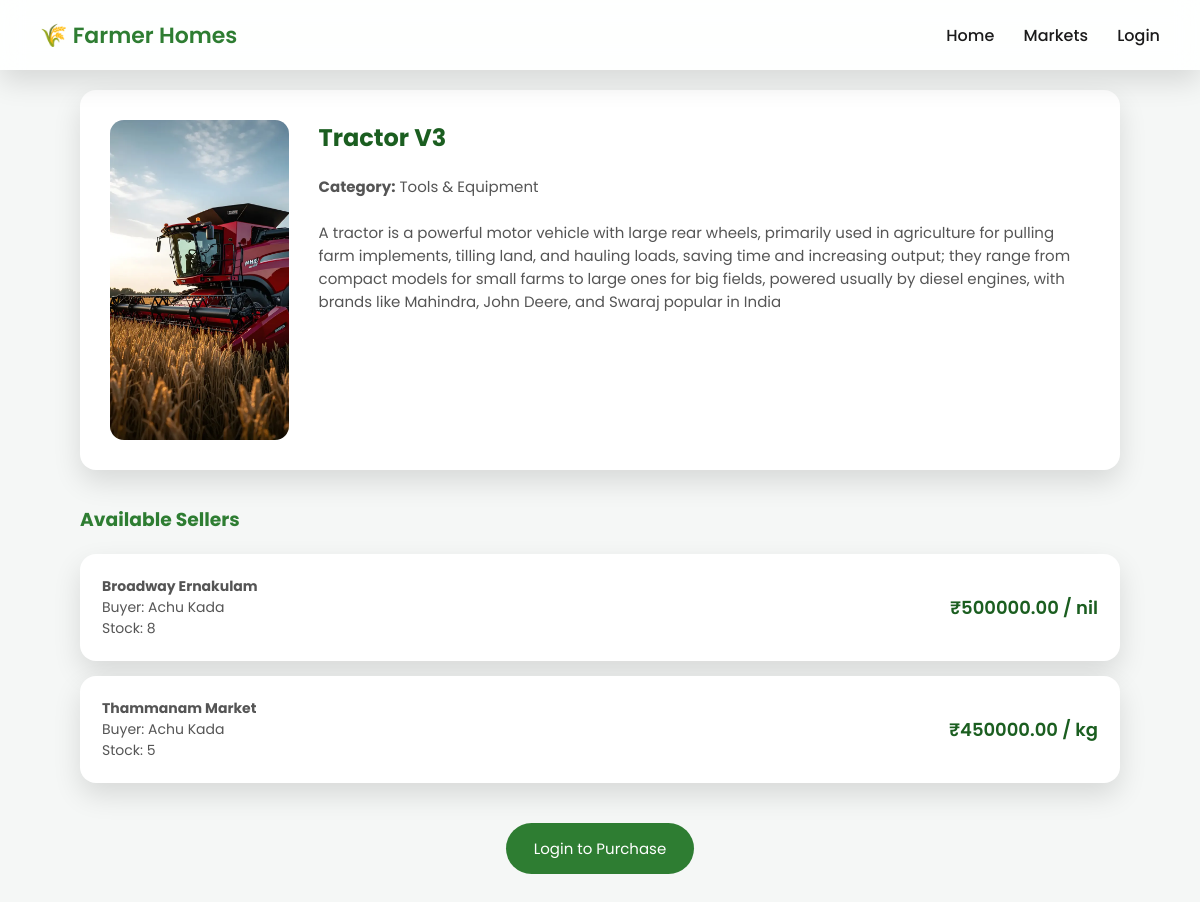
The app's page /products/detail/7/, older data.
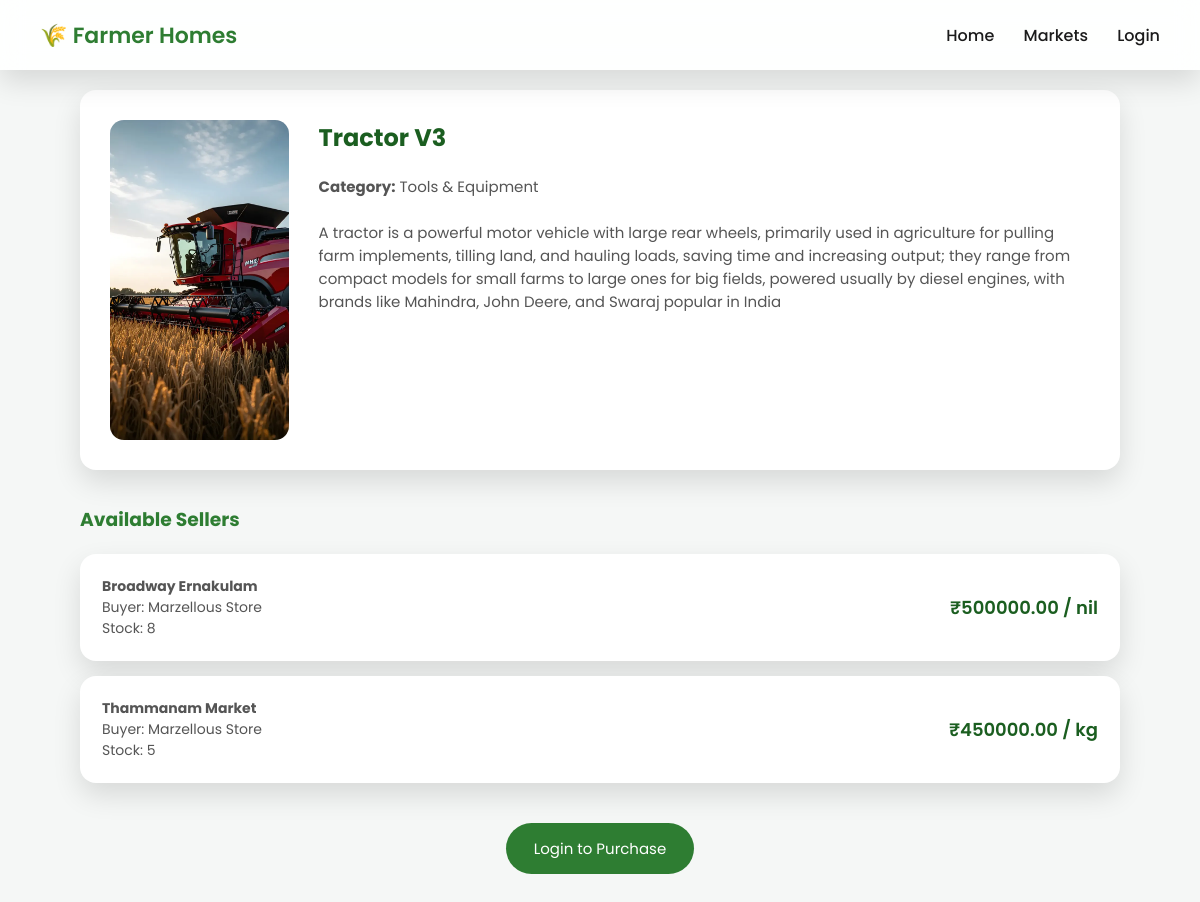
The same page, newer data.
### buyersapp/models.py (models this page shows, shortened)
class BuyerSellProduct(models.Model):
    buyer = models.ForeignKey(
        BuyerProfile,
        on_delete=models.CASCADE,
        related_name="shop_products"
    )
    market = models.ForeignKey(
    Market,
    on_delete=models.CASCADE,
    related_name="buyer_sell_products"
    )
    product = models.ForeignKey(
        Product,
        on_delete=models.CASCADE,
        related_name="sold_by_buyers"
    )
    price = models.DecimalField(max_digits=8, decimal_places=2)
    stock_quantity = models.PositiveIntegerField()
    unit = models.CharField(max_length=20, default="kg")
    is_available = models.BooleanField(default=True)
    created_at = models.DateTimeField(auto_now_add=True)

### farmersaccapp/models.py (models this page shows, shortened)
class BuyerProfile(models.Model):
    user = models.OneToOneField(
        AllUser,
        on_delete=models.CASCADE,
        related_name='buyer_profile'
    )
    business_name = models.CharField(max_length=150, blank=True, null=True)
    gst_number = models.CharField(max_length=30, blank=True, null=True)
    is_exporter = models.BooleanField(default=False)

### markets/models.py (models this page shows, shortened)
class Market(models.Model):
    name = models.CharField(max_length=200)
    address = models.TextField()
    village = models.CharField(max_length=100)
    district = models.CharField(max_length=100)
    state = models.CharField(max_length=100)
    latitude = models.DecimalField(max_digits=9, decimal_places=6)
    longitude = models.DecimalField(max_digits=9, decimal_places=6)
    is_active = models.BooleanField(default=True)
    created_at = models.DateTimeField(auto_now_add=True)

### products/views.py (the view)
# urls.py: path("detail/<int:pk>/", product_detail, name="product_detail"),
def product_detail(request, pk):
    product = get_object_or_404(Product, id=pk, is_active=True)
    listings = BuyerSellProduct.objects.filter(
        product=product,
        is_available=True
    ).select_related("buyer", "market")
    return render(request, "markets/product_detail.html", {
        "product": product,
        "listings": listings
    })

### templates/markets/product_detail.html (shortened to what this page needs)
<!DOCTYPE html>
<html lang="en">
<head>
</head>
<body>
    <div class="navbar">
        <div class="logo">🌾 Farmer Homes</div>
        <div>
            <a href="{% url 'home' %}">Home</a>
            <a href="{% url 'public_markets' %}">Markets</a>
            <a href="{% url 'login' %}">Login</a>
        </div>
    </div>
    <div class="container">
        <div class="product-card">
            {% if product.image %}
            <img src="{{ product.image.url }}" class="product-image">
            {% endif %}
            <div class="product-info">
                <h2>{{ product.name }}</h2>
                <p>
                    <strong>Category:</strong> {{ product.category.name }} <br><br>
                    {{ product.description }}
                </p>
            </div>
        </div>
        <h3 class="section-title">Available Sellers</h3>
        {% for item in listings %}
        <div class="seller-card">
            <div class="seller-meta">
                <strong>{{ item.market.name }}</strong><br>
                Buyer: {{ item.buyer.business_name }}<br>
                Stock: {{ item.stock_quantity }}
            </div>
            <div class="price">
                ₹{{ item.price }} / {{ item.unit }}
            </div>
        </div>
        {% empty %}
        <p>No sellers available.</p>
        {% endfor %}
        <div class="footer-btn">
            <a href="{% url 'login' %}">
                <button class="purchase-btn">
                    Login to Purchase
                </button>
            </a>
        </div>
    </div>
</body>
</html>

Row changes from the older to the newer data that the page shows:
changed through a linked row, BuyerSellProduct "nil": buyer.business_name "Achu Kada" → "Marzellous Store"
changed through a linked row, BuyerSellProduct "kg": buyer.business_name "Achu Kada" → "Marzellous Store"
